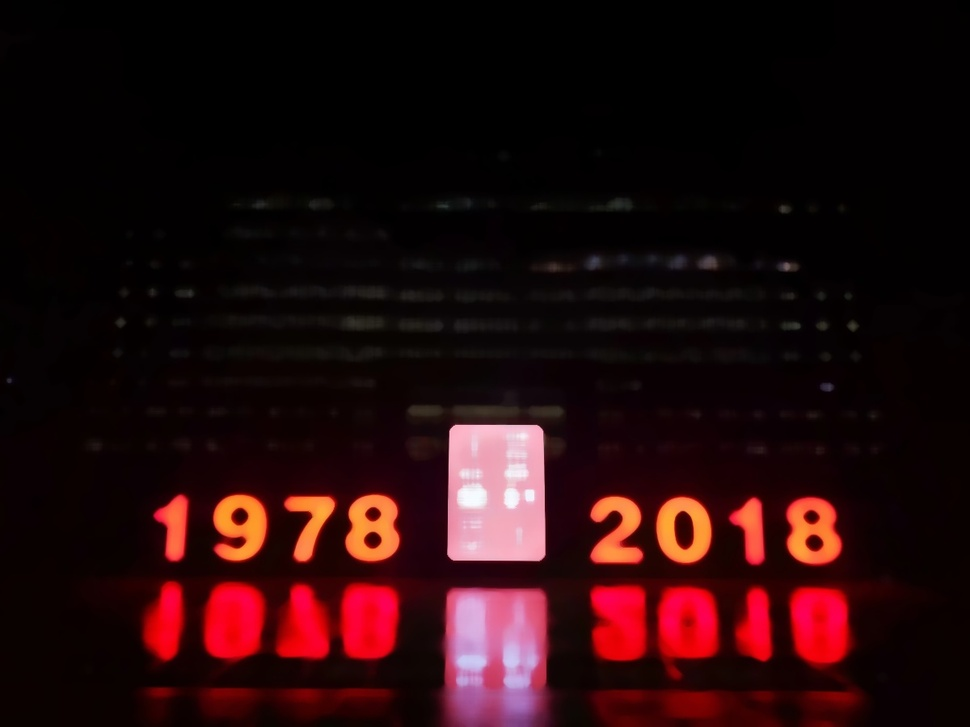
#> input picture task1-3/c2/img.jpg, 970 x 727 px, shrunk from 1200 x 900 before the run
$ python canny.py
#> lines starting #> are read from the running program, lines starting #| are printed output that depends on the picture; after the words box and inside, x2 and y2 are one past the last pixel; in counts of white or black regions, pixels touching at a corner belong together
#canny边缘检测
import  cv2

#读取图像，并直接转换成灰度图
img = cv2.imread("img.jpg",cv2.IMREAD_GRAYSCALE)
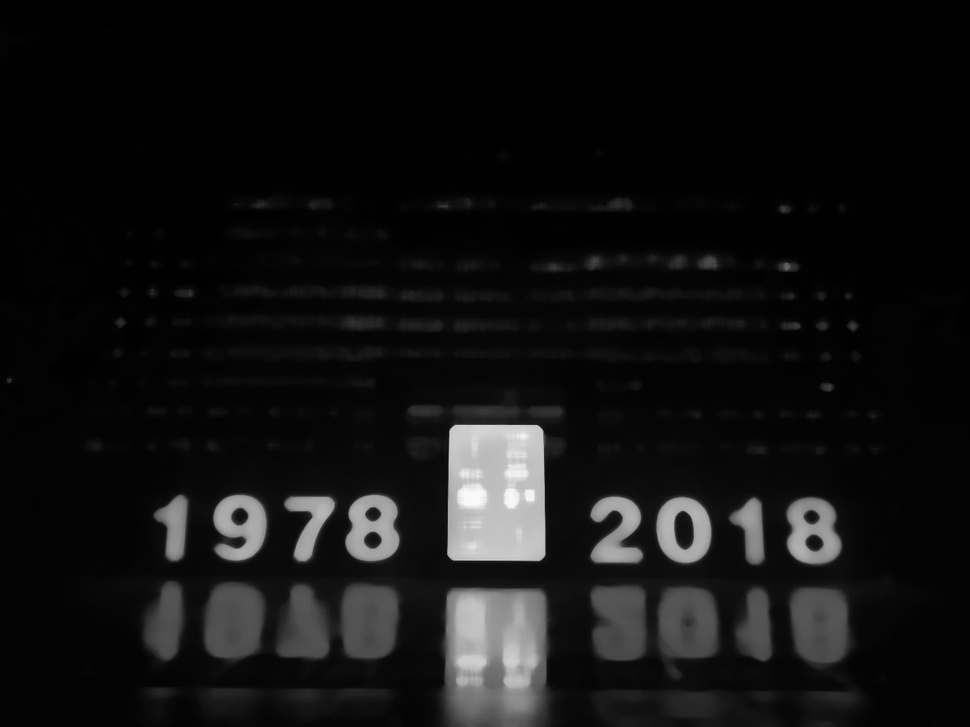
#> img: shape (727, 970); min 0, max 251, mean 17.9

#对图像进行二值化处理
#
# cv2.thershold(
#               InputArray      img,
#               OutputArray     src,
#               double          thresh,
#               double          maxval,
#               int             type
#               )
#
#thresh :设定阈值（一般来说，像素值大于该阈值时像素被填充为白色，否则为黑色）
#
#maxval :当type为THRESH_BINARY或者THRESH_BINARY_INV类型时，
#        需要设定最大值
########################################################
r,src = cv2.threshold(img,255,255,cv2.THRESH_TRIANGLE)
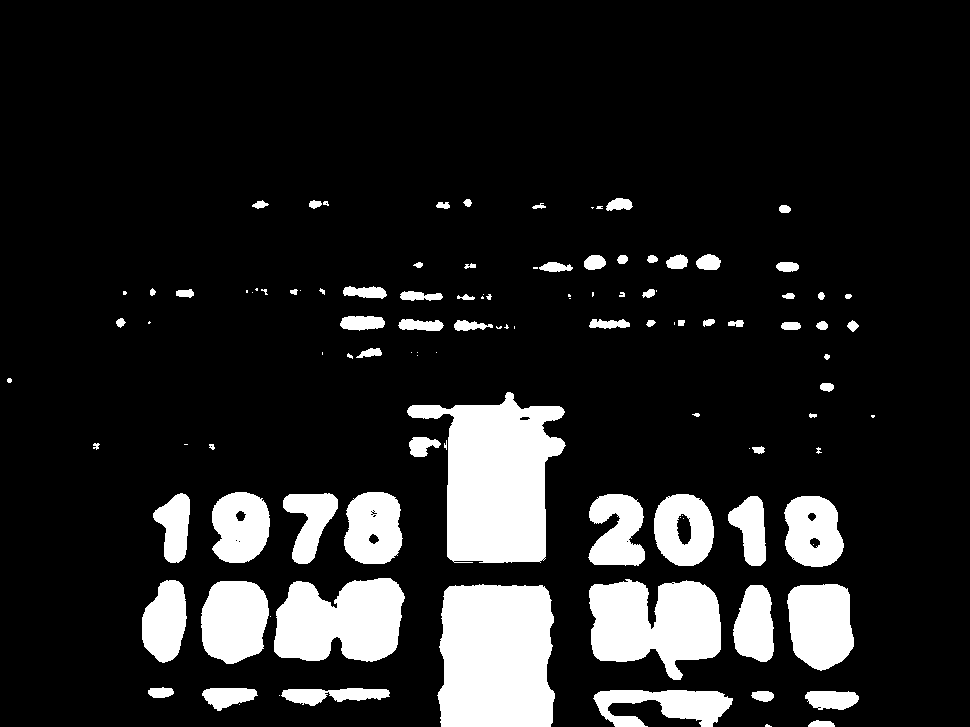
#> src: shape (727, 970); 14.1% white; 114 white regions (36 under 20 px), largest, box (x1, y1, x2, y2) and area: (407, 392, 566, 563) 16386, (437, 584, 555, 727) 15390, (589, 579, 721, 680) 9491
#> r = 21

print(r)
#| 21.0

#生成一个13x13的卷积核
kernel = cv2.getStructuringElement(cv2.MORPH_RECT,(13,13))

#生成一个9x9的卷积核
kernel_1 = cv2.getStructuringElement(cv2.MORPH_RECT,(9,9))

#生成一个15x15的卷积核
kernel_2 = cv2.getStructuringElement(cv2.MORPH_RECT,(15,15))

#生成一个11x11的卷积核
kernel_3 = cv2.getStructuringElement(cv2.MORPH_RECT,(11,11))

#第一次腐蚀处理
dst = cv2.erode(src,kernel)
#> dst: shape (727, 970); 7.6% white; 28 white regions (6 under 20 px), largest, box (x1, y1, x2, y2) and area: (445, 591, 547, 727) 12830, (453, 408, 556, 557) 11981, (596, 588, 715, 655) 6016

#对第一次腐蚀处理的图像进行膨胀处理
dlt = cv2.dilate(dst,kernel_1)
#> dlt: shape (727, 970); 10.9% white; 27 white regions, largest, box (x1, y1, x2, y2) and area: (441, 587, 551, 727) 14454, (449, 404, 560, 561) 14378, (592, 584, 719, 659) 8080

#对第一次膨胀处理后的图像进行第二次腐蚀处理
dst = cv2.erode(dlt,kernel)
#> dst: shape (727, 970); 6.1% white; 33 white regions (8 under 20 px), largest, box (x1, y1, x2, y2) and area: (448, 593, 545, 727) 12047, (455, 412, 552, 555) 10989, (598, 590, 713, 653) 5034

#对第二次腐蚀处理的图像进行膨胀处理
dlt = cv2.dilate(dst,kernel_1)
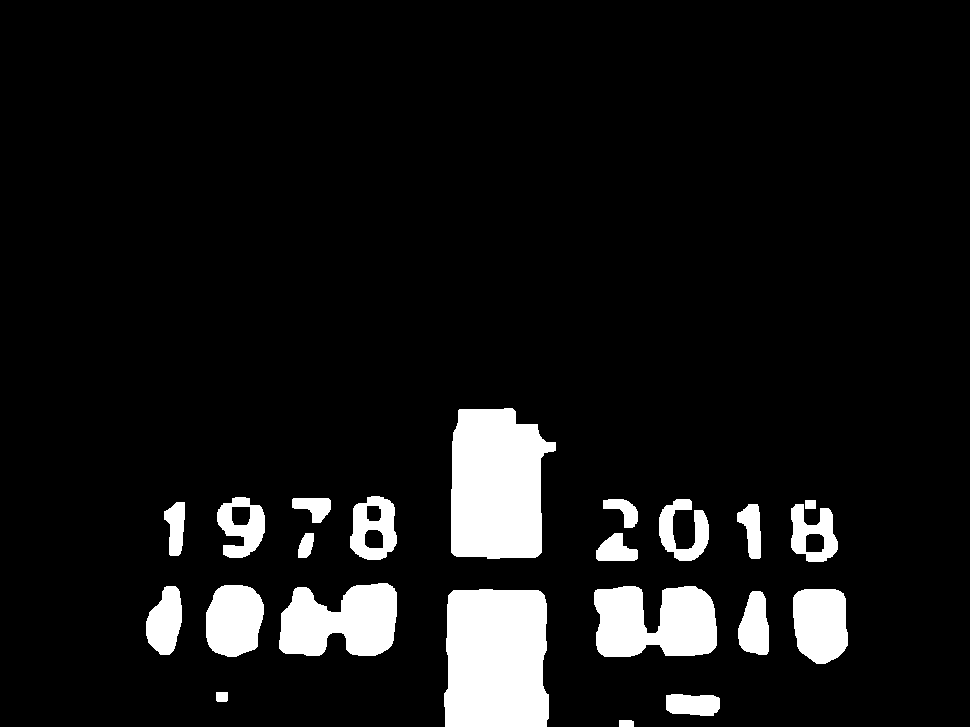
#> dlt: shape (727, 970); 8.9% white; 22 white regions, largest, box (x1, y1, x2, y2) and area: (444, 589, 549, 727) 13607, (451, 408, 556, 559) 12981, (594, 586, 717, 657) 7018

#对第二次膨胀处理后的图像进行第三次腐蚀处理
dst = cv2.erode(dlt,kernel_3)
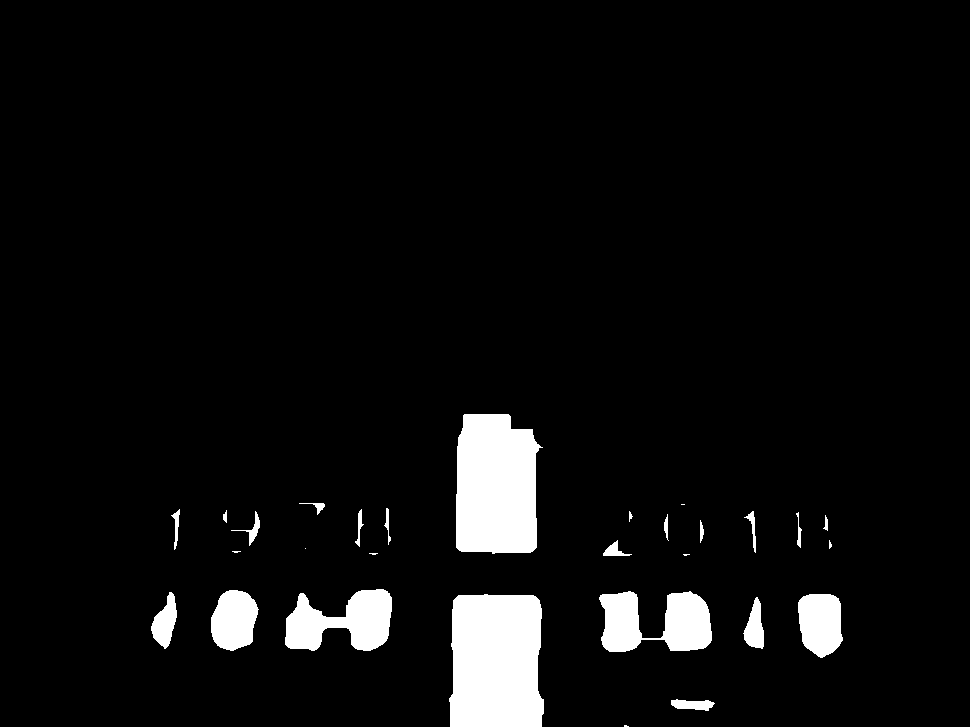
#> dst: shape (727, 970); 5.5% white; 29 white regions (7 under 20 px), largest, box (x1, y1, x2, y2) and area: (449, 594, 544, 727) 11667, (456, 414, 543, 554) 10514, (599, 591, 712, 652) 4558

#对第三次腐蚀处理的图像进行膨胀处理
dlt = cv2.dilate(dst,kernel_2)
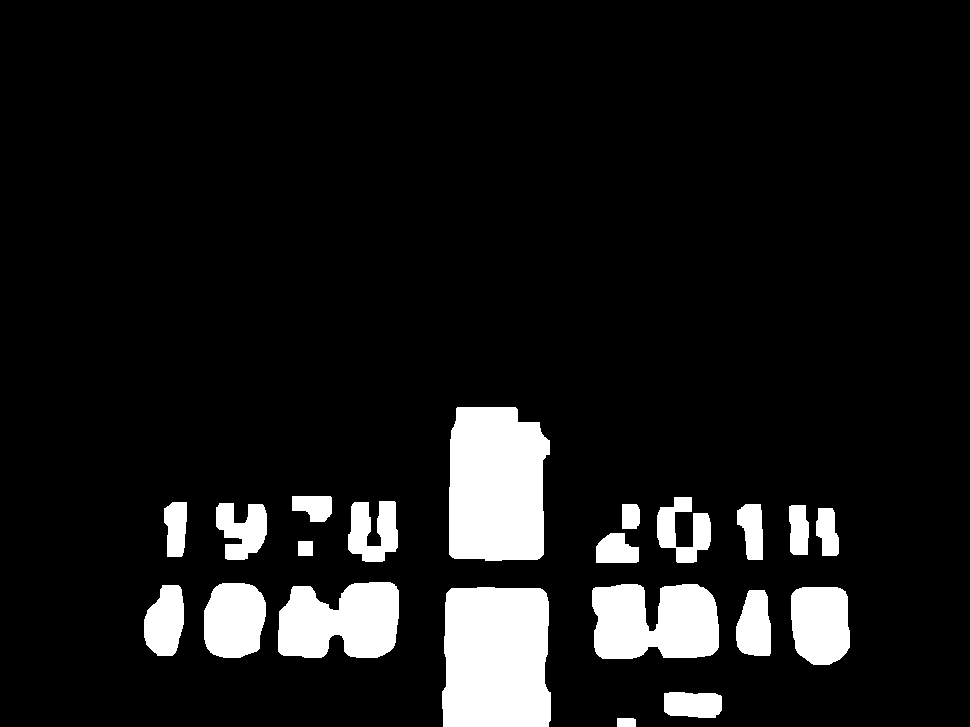
#> dlt: shape (727, 970); 9.9% white; 21 white regions, largest, box (x1, y1, x2, y2) and area: (442, 587, 551, 727) 14397, (449, 407, 550, 561) 13902, (592, 584, 719, 659) 8058

#描绘轮廓
#cv2.Canny(
#           InputArray      img,
#           OutputArray     src,
#           double          threshold1,
#           double          threshold2,
#           int             apeertureSize = 3,
#           bool            L2gradient = false
#           )
#
#apeertureSize为sobel算子的孔径大小
#L2gradient默认为false，若想让计算更加精确，选择true。
#一般来说，false就行了。通过改变这个bool值将改变计算算法。
################################################
canny = cv2.Canny(dlt,3,9,3)
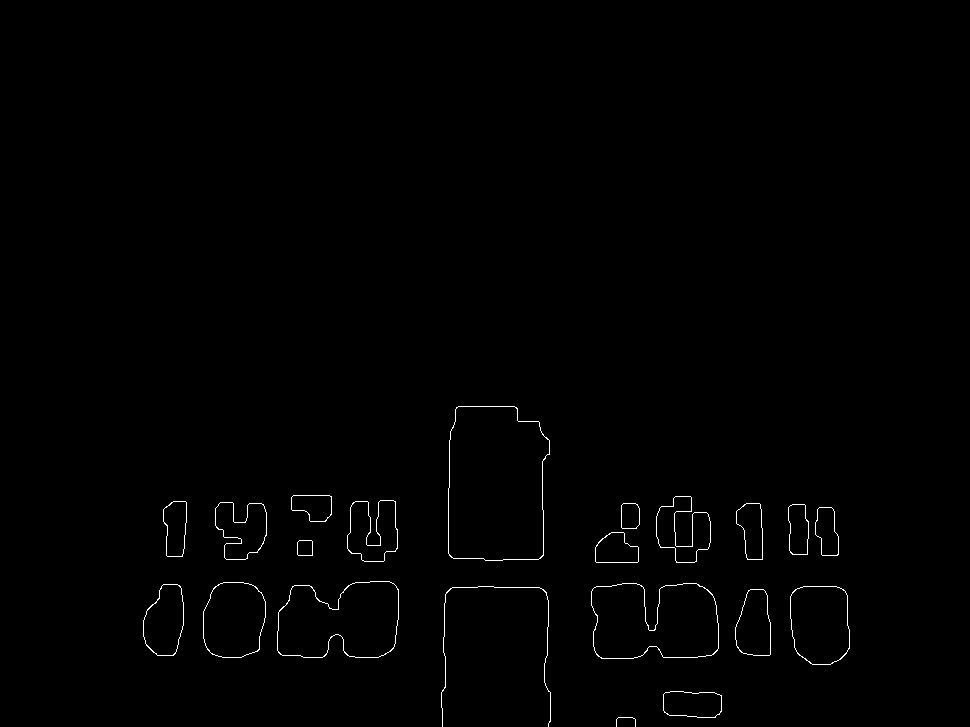
#> canny: shape (727, 970); 0.65% white in thin lines or dots, all inside (x1, y1, x2, y2) = (143, 406, 850, 727)

cv2.imshow("after",dlt)

cv2.imshow("after canny",canny)

cv2.waitKey(0)
